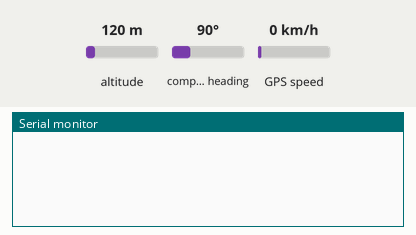
Recording of a sketch running on a simulated Arduino Uno, built with avr-gcc and run on an emulated ATmega328P. Parts: the last lines printed to the serial monitor. The inputs (shaded band) are chosen by the test bench; at power-on: altitude 120 m, GPS speed 0 km/h, compass heading 90°. The GPS gets a fix after 3 s at 37.7749, -122.4194 with 8 satellites.

Above: at 2.7 s.
2.8 s: altitude set to 500 m
At 4.0 s:
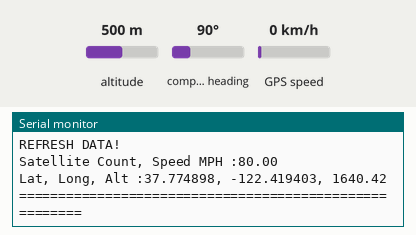
5.0 s: GPS speed set to 2 km/h
At 6.4 s:
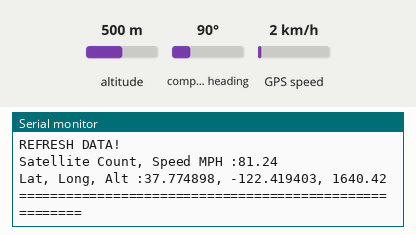
6.5 s: altitude set to 20 m
At 7.6 s:
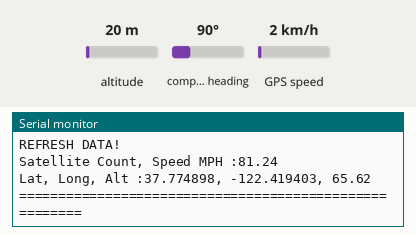

The sketch:

GPS.ino
```cpp
#include "TinyGPS++.h"
#include "SoftwareSerial.h"
#include <Wire.h>

SoftwareSerial serial_connection(10, 11); //RX=pin 10, TX=pin 11 untuk mendifined Tx dan Rx Pin
TinyGPSPlus gps;//This is the GPS object that will pretty much do all the grunt work with the NMEA data
void setup()
{
  Serial.begin(9600);//Baudrate 9600
  delay(500);
  serial_connection.begin(9600);//utk membuka komunikasi dgn GPS
  Wire.begin();
  delay(1000);
}

void loop()
{
  while(serial_connection.available())//While there are characters to come from the GPS
  {
    gps.encode(serial_connection.read());//This feeds the serial NMEA data into the library one char at a time
  }
  if(gps.location.isUpdated())//This will pretty much be fired all the time anyway but will at least reduce it to only after a package of NMEA data comes in
    {
    //Get the latest info from the gps object which it derived from the data sent by the GPS unit
    Serial.println("=======================================================");
    Serial.println("REFRESH DATA!");
    Serial.print("Satellite Count, Speed MPH :");
    Serial.print(gps.satellites.value());
    Serial.println(gps.speed.mph());
    Serial.print("Lat, Long, Alt :");
    Serial.print(gps.location.lat(), 6);Serial.print(", ");
    Serial.print(gps.location.lng(), 6);Serial.print(", ");
    Serial.println(gps.altitude.feet());
    Serial.println("=======================================================");
    delay(1000);
    }
}
```

Measured:
- after the input at 2.8 s, the serial monitor: prints a new line after 0.84 s (image 1)
- after the input at 5.0 s, the serial monitor: prints a new line after 0.98 s (image 2)
- after the input at 6.5 s, the serial monitor: prints a new line after 0.70 s (image 3)
